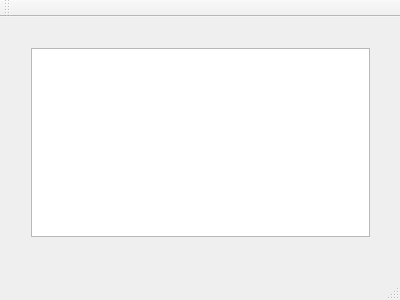
<?xml version="1.0" encoding="UTF-8"?>
<ui version="4.0">
 <class>MainWindow</class>
 <widget class="QMainWindow" name="MainWindow">
  <property name="geometry">
   <rect>
    <x>0</x>
    <y>0</y>
    <width>400</width>
    <height>300</height>
   </rect>
  </property>
  <property name="windowTitle">
   <string>MainWindow</string>
  </property>
  <widget class="QWidget" name="centralWidget">
   <widget class="QWidget" name="gridLayoutWidget">
    <property name="geometry">
     <rect>
      <x>20</x>
      <y>20</y>
      <width>361</width>
      <height>211</height>
     </rect>
    </property>
    <layout class="QGridLayout" name="gridLayout">
     <item row="0" column="0">
      <widget class="QGraphicsView" name="graphicsView">
       <property name="enabled">
        <bool>true</bool>
       </property>
       <property name="cursor" stdset="0">
        <cursorShape>CrossCursor</cursorShape>
       </property>
       <property name="verticalScrollBarPolicy">
        <enum>Qt::ScrollBarAlwaysOff</enum>
       </property>
       <property name="horizontalScrollBarPolicy">
        <enum>Qt::ScrollBarAlwaysOff</enum>
       </property>
      </widget>
     </item>
     <item row="0" column="1">
      <layout class="QVBoxLayout" name="verticalLayout"/>
     </item>
    </layout>
   </widget>
  </widget>
  <widget class="QMenuBar" name="menuBar">
   <property name="geometry">
    <rect>
     <x>0</x>
     <y>0</y>
     <width>400</width>
     <height>20</height>
    </rect>
   </property>
  </widget>
  <widget class="QToolBar" name="mainToolBar">
   <attribute name="toolBarArea">
    <enum>TopToolBarArea</enum>
   </attribute>
   <attribute name="toolBarBreak">
    <bool>false</bool>
   </attribute>
  </widget>
  <widget class="QStatusBar" name="statusBar"/>
 </widget>
 <layoutdefault spacing="6" margin="11"/>
 <resources/>
 <connections/>
</ui>
